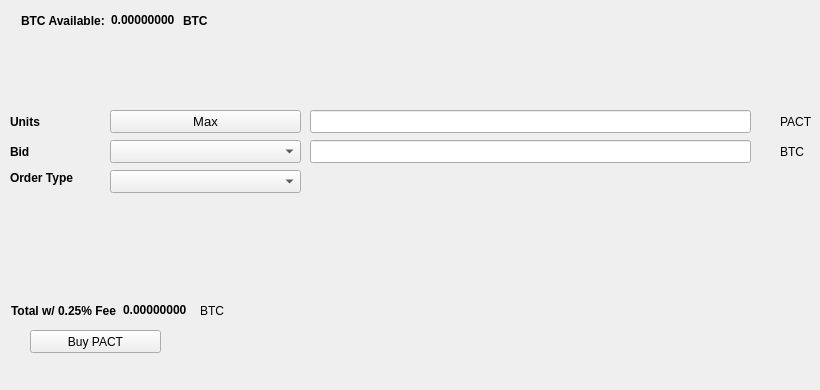
   <widget class="QWidget" name="BuyTab">
    <attribute name="title">
     <string>Buy</string>
    </attribute>
    <widget class="QPushButton" name="BuyPACT">
     <property name="geometry">
      <rect>
       <x>30</x>
       <y>330</y>
       <width>131</width>
       <height>23</height>
      </rect>
     </property>
     <property name="text">
      <string>Buy PACT</string>
     </property>
     <property name="icon">
      <iconset resource="../pact.qrc">
       <normaloff>:/icons/bitcoin</normaloff>:/icons/bitcoin</iconset>
     </property>
    </widget>
    <widget class="QLabel" name="label_3">
     <property name="geometry">
      <rect>
       <x>10</x>
       <y>110</y>
       <width>46</width>
       <height>23</height>
      </rect>
     </property>
     <property name="font">
      <font>
       <weight>75</weight>
       <bold>true</bold>
      </font>
     </property>
     <property name="text">
      <string>Units</string>
     </property>
    </widget>
    <widget class="QLineEdit" name="UnitsInput">
     <property name="geometry">
      <rect>
       <x>310</x>
       <y>110</y>
       <width>441</width>
       <height>23</height>
      </rect>
     </property>
     <property name="font">
      <font>
       <pointsize>9</pointsize>
       <weight>75</weight>
       <bold>true</bold>
      </font>
     </property>
    </widget>
    <widget class="QLineEdit" name="BuyBidPriceEdit">
     <property name="geometry">
      <rect>
       <x>310</x>
       <y>140</y>
       <width>441</width>
       <height>23</height>
      </rect>
     </property>
     <property name="font">
      <font>
       <pointsize>9</pointsize>
       <weight>75</weight>
       <bold>true</bold>
      </font>
     </property>
    </widget>
    <widget class="QLabel" name="label_4">
     <property name="geometry">
      <rect>
       <x>780</x>
       <y>110</y>
       <width>31</width>
       <height>23</height>
      </rect>
     </property>
     <property name="text">
      <string>PACT</string>
     </property>
    </widget>
    <widget class="QLabel" name="label_5">
     <property name="geometry">
      <rect>
       <x>780</x>
       <y>140</y>
       <width>31</width>
       <height>23</height>
      </rect>
     </property>
     <property name="text">
      <string>BTC</string>
     </property>
    </widget>
    <widget class="QLabel" name="label_6">
     <property name="geometry">
      <rect>
       <x>10</x>
       <y>140</y>
       <width>46</width>
       <height>23</height>
      </rect>
     </property>
     <property name="font">
      <font>
       <weight>75</weight>
       <bold>true</bold>
      </font>
     </property>
     <property name="text">
      <string>Bid</string>
     </property>
    </widget>
    <widget class="QLabel" name="label_7">
     <property name="geometry">
      <rect>
       <x>10</x>
       <y>170</y>
       <width>91</width>
       <height>16</height>
      </rect>
     </property>
     <property name="font">
      <font>
       <weight>75</weight>
       <bold>true</bold>
      </font>
     </property>
     <property name="text">
      <string>Order Type</string>
     </property>
    </widget>
    <widget class="QPushButton" name="Buy_Max_Amount">
     <property name="geometry">
      <rect>
       <x>110</x>
       <y>110</y>
       <width>191</width>
       <height>23</height>
      </rect>
     </property>
     <property name="font">
      <font>
       <pointsize>10</pointsize>
      </font>
     </property>
     <property name="text">
      <string>Max</string>
     </property>
    </widget>
    <widget class="QComboBox" name="BuyBidcomboBox">
     <property name="geometry">
      <rect>
       <x>110</x>
       <y>140</y>
       <width>191</width>
       <height>23</height>
      </rect>
     </property>
     <property name="font">
      <font>
       <pointsize>10</pointsize>
      </font>
     </property>
    </widget>
    <widget class="QComboBox" name="buyOrdertypeCombo">
     <property name="geometry">
      <rect>
       <x>110</x>
       <y>170</y>
       <width>191</width>
       <height>23</height>
      </rect>
     </property>
     <property name="font">
      <font>
       <pointsize>10</pointsize>
      </font>
     </property>
    </widget>
    <widget class="QWidget" name="layoutWidget1">
     <property name="geometry">
      <rect>
       <x>21</x>
       <y>11</y>
       <width>227</width>
       <height>19</height>
      </rect>
     </property>
     <layout class="QHBoxLayout" name="horizontalLayout_3">
      <item>
       <widget class="QLabel" name="label232">
        <property name="font">
         <font>
          <weight>75</weight>
          <bold>true</bold>
         </font>
        </property>
        <property name="text">
         <string>BTC Available:</string>
        </property>
       </widget>
      </item>
      <item>
       <widget class="QLabel" name="BtcAvailableLbl">
        <property name="palette">
         <palette>
          <active>
           <colorrole role="WindowText">
            <brush brushstyle="SolidPattern">
             <color alpha="255">
              <red>0</red>
              <green>0</green>
              <blue>0</blue>
             </color>
            </brush>
           </colorrole>
           <colorrole role="Button">
            <brush brushstyle="SolidPattern">
             <color alpha="255">
              <red>0</red>
              <green>170</green>
              <blue>0</blue>
             </color>
            </brush>
           </colorrole>
           <colorrole role="Light">
            <brush brushstyle="SolidPattern">
             <color alpha="255">
              <red>0</red>
              <green>255</green>
              <blue>0</blue>
             </color>
            </brush>
           </colorrole>
           <colorrole role="Midlight">
            <brush brushstyle="SolidPattern">
             <color alpha="255">
              <red>0</red>
              <green>212</green>
              <blue>0</blue>
             </color>
            </brush>
           </colorrole>
           <colorrole role="Dark">
            <brush brushstyle="SolidPattern">
             <color alpha="255">
              <red>0</red>
              <green>85</green>
              <blue>0</blue>
             </color>
            </brush>
           </colorrole>
           <colorrole role="Mid">
            <brush brushstyle="SolidPattern">
             <color alpha="255">
              <red>0</red>
              <green>113</green>
              <blue>0</blue>
             </color>
            </brush>
           </colorrole>
           <colorrole role="Text">
            <brush brushstyle="SolidPattern">
             <color alpha="255">
              <red>0</red>
              <green>170</green>
              <blue>0</blue>
             </color>
            </brush>
           </colorrole>
           <colorrole role="BrightText">
            <brush brushstyle="SolidPattern">
             <color alpha="255">
              <red>255</red>
              <green>255</green>
              <blue>255</blue>
             </color>
            </brush>
           </colorrole>
           <colorrole role="ButtonText">
            <brush brushstyle="SolidPattern">
             <color alpha="255">
              <red>0</red>
              <green>0</green>
              <blue>0</blue>
             </color>
            </brush>
           </colorrole>
           <colorrole role="Base">
            <brush brushstyle="SolidPattern">
             <color alpha="255">
              <red>255</red>
              <green>255</green>
              <blue>255</blue>
             </color>
            </brush>
           </colorrole>
           <colorrole role="Window">
            <brush brushstyle="SolidPattern">
             <color alpha="255">
              <red>0</red>
              <green>170</green>
              <blue>0</blue>
             </color>
            </brush>
           </colorrole>
           <colorrole role="Shadow">
            <brush brushstyle="SolidPattern">
             <color alpha="255">
              <red>0</red>
              <green>0</green>
              <blue>0</blue>
             </color>
            </brush>
           </colorrole>
           <colorrole role="AlternateBase">
            <brush brushstyle="SolidPattern">
             <color alpha="255">
              <red>127</red>
              <green>212</green>
              <blue>127</blue>
             </color>
            </brush>
           </colorrole>
           <colorrole role="ToolTipBase">
            <brush brushstyle="SolidPattern">
             <color alpha="255">
              <red>255</red>
              <green>255</green>
              <blue>220</blue>
             </color>
            </brush>
           </colorrole>
           <colorrole role="ToolTipText">
            <brush brushstyle="SolidPattern">
             <color alpha="255">
              <red>0</red>
              <green>0</green>
              <blue>0</blue>
             </color>
            </brush>
           </colorrole>
          </active>
          <inactive>
           <colorrole role="WindowText">
            <brush brushstyle="SolidPattern">
             <color alpha="255">
              <red>0</red>
              <green>0</green>
              <blue>0</blue>
             </color>
            </brush>
           </colorrole>
           <colorrole role="Button">
            <brush brushstyle="SolidPattern">
             <color alpha="255">
              <red>0</red>
              <green>170</green>
              <blue>0</blue>
             </color>
            </brush>
           </colorrole>
           <colorrole role="Light">
            <brush brushstyle="SolidPattern">
             <color alpha="255">
              <red>0</red>
              <green>255</green>
              <blue>0</blue>
             </color>
            </brush>
           </colorrole>
           <colorrole role="Midlight">
            <brush brushstyle="SolidPattern">
             <color alpha="255">
              <red>0</red>
              <green>212</green>
              <blue>0</blue>
             </color>
            </brush>
           </colorrole>
           <colorrole role="Dark">
            <brush brushstyle="SolidPattern">
             <color alpha="255">
              <red>0</red>
              <green>85</green>
              <blue>0</blue>
             </color>
            </brush>
           </colorrole>
           <colorrole role="Mid">
            <brush brushstyle="SolidPattern">
             <color alpha="255">
              <red>0</red>
              <green>113</green>
              <blue>0</blue>
             </color>
            </brush>
           </colorrole>
           <colorrole role="Text">
            <brush brushstyle="SolidPattern">
             <color alpha="255">
              <red>0</red>
              <green>170</green>
              <blue>0</blue>
             </color>
            </brush>
           </colorrole>
           <colorrole role="BrightText">
            <brush brushstyle="SolidPattern">
             <color alpha="255">
              <red>255</red>
              <green>255</green>
              <blue>255</blue>
             </color>
            </brush>
           </colorrole>
           <colorrole role="ButtonText">
            <brush brushstyle="SolidPattern">
             <color alpha="255">
              <red>0</red>
              <green>0</green>
              <blue>0</blue>
             </color>
            </brush>
           </colorrole>
           <colorrole role="Base">
            <brush brushstyle="SolidPattern">
             <color alpha="255">
              <red>255</red>
              <green>255</green>
              <blue>255</blue>
             </color>
            </brush>
           </colorrole>
           <colorrole role="Window">
            <brush brushstyle="SolidPattern">
             <color alpha="255">
              <red>0</red>
              <green>170</green>
              <blue>0</blue>
             </color>
            </brush>
           </colorrole>
           <colorrole role="Shadow">
            <brush brushstyle="SolidPattern">
             <color alpha="255">
              <red>0</red>
              <green>0</green>
              <blue>0</blue>
             </color>
            </brush>
           </colorrole>
           <colorrole role="AlternateBase">
            <brush brushstyle="SolidPattern">
             <color alpha="255">
              <red>127</red>
              <green>212</green>
              <blue>127</blue>
             </color>
            </brush>
           </colorrole>
           <colorrole role="ToolTipBase">
            <brush brushstyle="SolidPattern">
             <color alpha="255">
              <red>255</red>
              <green>255</green>
              <blue>220</blue>
             </color>
            </brush>
           </colorrole>
           <colorrole role="ToolTipText">
            <brush brushstyle="SolidPattern">
             <color alpha="255">
              <red>0</red>
              <green>0</green>
              <blue>0</blue>
             </color>
            </brush>
           </colorrole>
          </inactive>
          <disabled>
           <colorrole role="WindowText">
            <brush brushstyle="SolidPattern">
             <color alpha="255">
              <red>0</red>
              <green>85</green>
              <blue>0</blue>
             </color>
            </brush>
           </colorrole>
           <colorrole role="Button">
            <brush brushstyle="SolidPattern">
             <color alpha="255">
              <red>0</red>
              <green>170</green>
              <blue>0</blue>
             </color>
            </brush>
           </colorrole>
           <colorrole role="Light">
            <brush brushstyle="SolidPattern">
             <color alpha="255">
              <red>0</red>
              <green>255</green>
              <blue>0</blue>
             </color>
            </brush>
           </colorrole>
           <colorrole role="Midlight">
            <brush brushstyle="SolidPattern">
             <color alpha="255">
              <red>0</red>
              <green>212</green>
              <blue>0</blue>
             </color>
            </brush>
           </colorrole>
           <colorrole role="Dark">
            <brush brushstyle="SolidPattern">
             <color alpha="255">
              <red>0</red>
              <green>85</green>
              <blue>0</blue>
             </color>
            </brush>
           </colorrole>
           <colorrole role="Mid">
            <brush brushstyle="SolidPattern">
             <color alpha="255">
              <red>0</red>
              <green>113</green>
              <blue>0</blue>
             </color>
            </brush>
           </colorrole>
           <colorrole role="Text">
            <brush brushstyle="SolidPattern">
             <color alpha="255">
              <red>0</red>
              <green>85</green>
              <blue>0</blue>
             </color>
            </brush>
           </colorrole>
           <colorrole role="BrightText">
            <brush brushstyle="SolidPattern">
             <color alpha="255">
              <red>255</red>
              <green>255</green>
              <blue>255</blue>
             </color>
            </brush>
           </colorrole>
           <colorrole role="ButtonText">
            <brush brushstyle="SolidPattern">
             <color alpha="255">
              <red>0</red>
              <green>85</green>
              <blue>0</blue>
             </color>
            </brush>
           </colorrole>
           <colorrole role="Base">
            <brush brushstyle="SolidPattern">
             <color alpha="255">
              <red>0</red>
              <green>170</green>
              <blue>0</blue>
             </color>
            </brush>
           </colorrole>
           <colorrole role="Window">
            <brush brushstyle="SolidPattern">
             <color alpha="255">
              <red>0</red>
              <green>170</green>
              <blue>0</blue>
             </color>
            </brush>
           </colorrole>
           <colorrole role="Shadow">
            <brush brushstyle="SolidPattern">
             <color alpha="255">
              <red>0</red>
              <green>0</green>
              <blue>0</blue>
             </color>
            </brush>
           </colorrole>
           <colorrole role="AlternateBase">
            <brush brushstyle="SolidPattern">
             <color alpha="255">
              <red>0</red>
              <green>170</green>
              <blue>0</blue>
             </color>
            </brush>
           </colorrole>
           <colorrole role="ToolTipBase">
            <brush brushstyle="SolidPattern">
             <color alpha="255">
              <red>255</red>
              <green>255</green>
              <blue>220</blue>
             </color>
            </brush>
           </colorrole>
           <colorrole role="ToolTipText">
            <brush brushstyle="SolidPattern">
             <color alpha="255">
              <red>0</red>
              <green>0</green>
              <blue>0</blue>
             </color>
            </brush>
           </colorrole>
          </disabled>
         </palette>
        </property>
        <property name="font">
         <font>
          <weight>75</weight>
          <bold>true</bold>
         </font>
        </property>
        <property name="text">
         <string>0.00000000</string>
        </property>
        <property name="textInteractionFlags">
         <set>Qt::LinksAccessibleByMouse|Qt::TextSelectableByKeyboard|Qt::TextSelectableByMouse</set>
        </property>
       </widget>
      </item>
      <item>
       <widget class="QLabel" name="BtcAvailableLbl_2">
        <property name="font">
         <font>
          <weight>75</weight>
          <bold>true</bold>
         </font>
        </property>
        <property name="text">
         <string>BTC</string>
        </property>
       </widget>
      </item>
     </layout>
    </widget>
    <widget class="QWidget" name="layoutWidge2">
     <property name="geometry">
      <rect>
       <x>11</x>
       <y>301</y>
       <width>259</width>
       <height>19</height>
      </rect>
     </property>
     <layout class="QHBoxLayout" name="horizontalLayout_4">
      <item>
       <widget class="QLabel" name="label_9">
        <property name="font">
         <font>
          <weight>75</weight>
          <bold>true</bold>
         </font>
        </property>
        <property name="text">
         <string>Total w/ 0.25% Fee</string>
        </property>
       </widget>
      </item>
      <item>
       <widget class="QLabel" name="BuyCostLabel">
        <property name="palette">
         <palette>
          <active>
           <colorrole role="WindowText">
            <brush brushstyle="SolidPattern">
             <color alpha="255">
              <red>0</red>
              <green>0</green>
              <blue>0</blue>
             </color>
            </brush>
           </colorrole>
           <colorrole role="Button">
            <brush brushstyle="SolidPattern">
             <color alpha="255">
              <red>0</red>
              <green>170</green>
              <blue>0</blue>
             </color>
            </brush>
           </colorrole>
           <colorrole role="Light">
            <brush brushstyle="SolidPattern">
             <color alpha="255">
              <red>0</red>
              <green>255</green>
              <blue>0</blue>
             </color>
            </brush>
           </colorrole>
           <colorrole role="Midlight">
            <brush brushstyle="SolidPattern">
             <color alpha="255">
              <red>0</red>
              <green>212</green>
              <blue>0</blue>
             </color>
            </brush>
           </colorrole>
           <colorrole role="Dark">
            <brush brushstyle="SolidPattern">
             <color alpha="255">
              <red>0</red>
              <green>85</green>
              <blue>0</blue>
             </color>
            </brush>
           </colorrole>
           <colorrole role="Mid">
            <brush brushstyle="SolidPattern">
             <color alpha="255">
              <red>0</red>
              <green>113</green>
              <blue>0</blue>
             </color>
            </brush>
           </colorrole>
           <colorrole role="Text">
            <brush brushstyle="SolidPattern">
             <color alpha="255">
              <red>0</red>
              <green>170</green>
              <blue>0</blue>
             </color>
            </brush>
           </colorrole>
           <colorrole role="BrightText">
            <brush brushstyle="SolidPattern">
             <color alpha="255">
              <red>255</red>
              <green>255</green>
              <blue>255</blue>
             </color>
            </brush>
           </colorrole>
           <colorrole role="ButtonText">
            <brush brushstyle="SolidPattern">
             <color alpha="255">
              <red>0</red>
              <green>0</green>
              <blue>0</blue>
             </color>
            </brush>
           </colorrole>
           <colorrole role="Base">
            <brush brushstyle="SolidPattern">
             <color alpha="255">
              <red>255</red>
              <green>255</green>
              <blue>255</blue>
             </color>
            </brush>
           </colorrole>
           <colorrole role="Window">
            <brush brushstyle="SolidPattern">
             <color alpha="255">
              <red>0</red>
              <green>170</green>
              <blue>0</blue>
             </color>
            </brush>
           </colorrole>
           <colorrole role="Shadow">
            <brush brushstyle="SolidPattern">
             <color alpha="255">
              <red>0</red>
              <green>0</green>
              <blue>0</blue>
             </color>
            </brush>
           </colorrole>
           <colorrole role="AlternateBase">
            <brush brushstyle="SolidPattern">
             <color alpha="255">
              <red>127</red>
              <green>212</green>
              <blue>127</blue>
             </color>
            </brush>
           </colorrole>
           <colorrole role="ToolTipBase">
            <brush brushstyle="SolidPattern">
             <color alpha="255">
              <red>255</red>
              <green>255</green>
              <blue>220</blue>
             </color>
            </brush>
           </colorrole>
           <colorrole role="ToolTipText">
            <brush brushstyle="SolidPattern">
             <color alpha="255">
              <red>0</red>
              <green>0</green>
              <blue>0</blue>
             </color>
            </brush>
           </colorrole>
          </active>
          <inactive>
           <colorrole role="WindowText">
            <brush brushstyle="SolidPattern">
             <color alpha="255">
              <red>0</red>
              <green>0</green>
              <blue>0</blue>
             </color>
            </brush>
           </colorrole>
           <colorrole role="Button">
            <brush brushstyle="SolidPattern">
             <color alpha="255">
              <red>0</red>
              <green>170</green>
              <blue>0</blue>
             </color>
            </brush>
           </colorrole>
           <colorrole role="Light">
            <brush brushstyle="SolidPattern">
             <color alpha="255">
              <red>0</red>
              <green>255</green>
              <blue>0</blue>
             </color>
            </brush>
           </colorrole>
           <colorrole role="Midlight">
            <brush brushstyle="SolidPattern">
             <color alpha="255">
              <red>0</red>
              <green>212</green>
              <blue>0</blue>
             </color>
            </brush>
           </colorrole>
           <colorrole role="Dark">
            <brush brushstyle="SolidPattern">
             <color alpha="255">
              <red>0</red>
              <green>85</green>
              <blue>0</blue>
             </color>
            </brush>
           </colorrole>
           <colorrole role="Mid">
            <brush brushstyle="SolidPattern">
             <color alpha="255">
              <red>0</red>
              <green>113</green>
              <blue>0</blue>
             </color>
            </brush>
           </colorrole>
           <colorrole role="Text">
            <brush brushstyle="SolidPattern">
             <color alpha="255">
              <red>0</red>
              <green>170</green>
              <blue>0</blue>
             </color>
            </brush>
           </colorrole>
           <colorrole role="BrightText">
            <brush brushstyle="SolidPattern">
             <color alpha="255">
              <red>255</red>
              <green>255</green>
              <blue>255</blue>
             </color>
            </brush>
           </colorrole>
           <colorrole role="ButtonText">
            <brush brushstyle="SolidPattern">
             <color alpha="255">
              <red>0</red>
              <green>0</green>
              <blue>0</blue>
             </color>
            </brush>
           </colorrole>
           <colorrole role="Base">
            <brush brushstyle="SolidPattern">
             <color alpha="255">
              <red>255</red>
              <green>255</green>
              <blue>255</blue>
             </color>
            </brush>
           </colorrole>
           <colorrole role="Window">
            <brush brushstyle="SolidPattern">
             <color alpha="255">
              <red>0</red>
              <green>170</green>
              <blue>0</blue>
             </color>
            </brush>
           </colorrole>
           <colorrole role="Shadow">
            <brush brushstyle="SolidPattern">
             <color alpha="255">
              <red>0</red>
              <green>0</green>
              <blue>0</blue>
             </color>
            </brush>
           </colorrole>
           <colorrole role="AlternateBase">
            <brush brushstyle="SolidPattern">
             <color alpha="255">
              <red>127</red>
              <green>212</green>
              <blue>127</blue>
             </color>
            </brush>
           </colorrole>
           <colorrole role="ToolTipBase">
            <brush brushstyle="SolidPattern">
             <color alpha="255">
              <red>255</red>
              <green>255</green>
              <blue>220</blue>
             </color>
            </brush>
           </colorrole>
           <colorrole role="ToolTipText">
            <brush brushstyle="SolidPattern">
             <color alpha="255">
              <red>0</red>
              <green>0</green>
              <blue>0</blue>
             </color>
            </brush>
           </colorrole>
          </inactive>
          <disabled>
           <colorrole role="WindowText">
            <brush brushstyle="SolidPattern">
             <color alpha="255">
              <red>0</red>
              <green>85</green>
              <blue>0</blue>
             </color>
            </brush>
           </colorrole>
           <colorrole role="Button">
            <brush brushstyle="SolidPattern">
             <color alpha="255">
              <red>0</red>
              <green>170</green>
              <blue>0</blue>
             </color>
            </brush>
           </colorrole>
           <colorrole role="Light">
            <brush brushstyle="SolidPattern">
             <color alpha="255">
              <red>0</red>
              <green>255</green>
              <blue>0</blue>
             </color>
            </brush>
           </colorrole>
           <colorrole role="Midlight">
            <brush brushstyle="SolidPattern">
             <color alpha="255">
              <red>0</red>
              <green>212</green>
              <blue>0</blue>
             </color>
            </brush>
           </colorrole>
           <colorrole role="Dark">
            <brush brushstyle="SolidPattern">
             <color alpha="255">
              <red>0</red>
              <green>85</green>
              <blue>0</blue>
             </color>
            </brush>
           </colorrole>
           <colorrole role="Mid">
            <brush brushstyle="SolidPattern">
             <color alpha="255">
              <red>0</red>
              <green>113</green>
              <blue>0</blue>
             </color>
            </brush>
           </colorrole>
           <colorrole role="Text">
            <brush brushstyle="SolidPattern">
             <color alpha="255">
              <red>0</red>
              <green>85</green>
              <blue>0</blue>
             </color>
            </brush>
           </colorrole>
           <colorrole role="BrightText">
            <brush brushstyle="SolidPattern">
             <color alpha="255">
              <red>255</red>
              <green>255</green>
              <blue>255</blue>
             </color>
            </brush>
           </colorrole>
           <colorrole role="ButtonText">
            <brush brushstyle="SolidPattern">
             <color alpha="255">
              <red>0</red>
              <green>85</green>
              <blue>0</blue>
             </color>
            </brush>
           </colorrole>
           <colorrole role="Base">
            <brush brushstyle="SolidPattern">
             <color alpha="255">
              <red>0</red>
              <green>170</green>
              <blue>0</blue>
             </color>
            </brush>
           </colorrole>
           <colorrole role="Window">
            <brush brushstyle="SolidPattern">
             <color alpha="255">
              <red>0</red>
              <green>170</green>
              <blue>0</blue>
             </color>
            </brush>
           </colorrole>
           <colorrole role="Shadow">
            <brush brushstyle="SolidPattern">
             <color alpha="255">
              <red>0</red>
              <green>0</green>
              <blue>0</blue>
             </color>
            </brush>
           </colorrole>
           <colorrole role="AlternateBase">
            <brush brushstyle="SolidPattern">
             <color alpha="255">
              <red>0</red>
              <green>170</green>
              <blue>0</blue>
             </color>
            </brush>
           </colorrole>
           <colorrole role="ToolTipBase">
            <brush brushstyle="SolidPattern">
             <color alpha="255">
              <red>255</red>
              <green>255</green>
              <blue>220</blue>
             </color>
            </brush>
           </colorrole>
           <colorrole role="ToolTipText">
            <brush brushstyle="SolidPattern">
             <color alpha="255">
              <red>0</red>
              <green>0</green>
              <blue>0</blue>
             </color>
            </brush>
           </colorrole>
          </disabled>
         </palette>
        </property>
        <property name="font">
         <font>
          <weight>75</weight>
          <bold>true</bold>
         </font>
        </property>
        <property name="autoFillBackground">
         <bool>false</bool>
        </property>
        <property name="text">
         <string>0.00000000</string>
        </property>
        <property name="textInteractionFlags">
         <set>Qt::LinksAccessibleByMouse|Qt::TextSelectableByMouse</set>
        </property>
       </widget>
      </item>
      <item>
       <widget class="QLabel" name="label_10">
        <property name="font">
         <font>
          <weight>50</weight>
          <bold>false</bold>
         </font>
        </property>
        <property name="text">
         <string>BTC</string>
        </property>
       </widget>
      </item>
     </layout>
    </widget>
    <widget class="QLabel" name="label_24">
     <property name="geometry">
      <rect>
       <x>460</x>
       <y>300</y>
       <width>281</width>
       <height>81</height>
      </rect>
     </property>
     <property name="text">
      <string/>
     </property>
     <property name="pixmap">
      <pixmap>:/images/bittrex</pixmap>
     </property>
    </widget>
   </widget>
